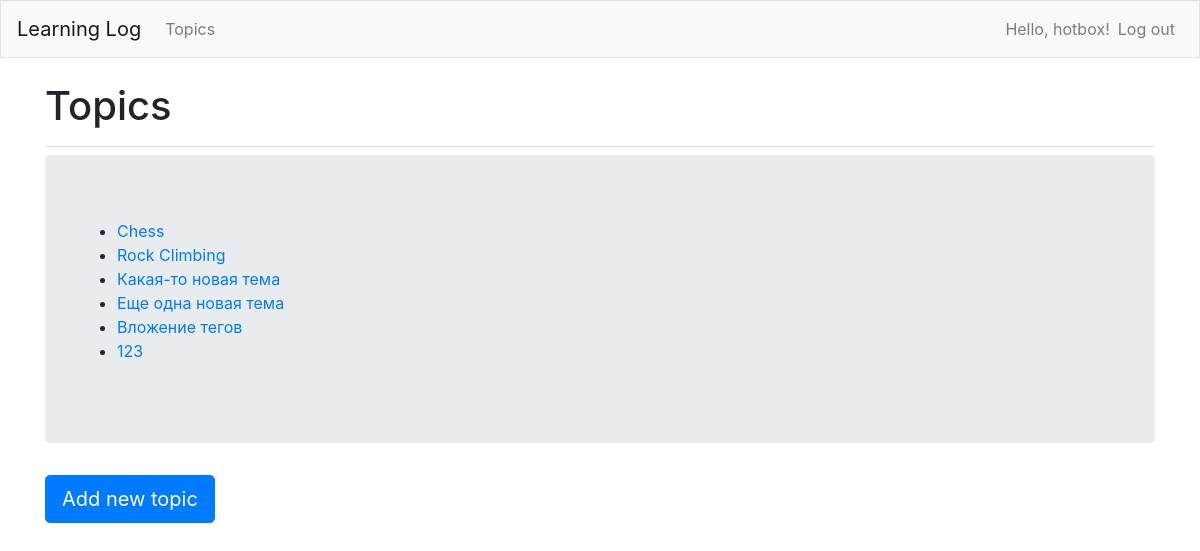
The app's page /topics/ (signed in), older data.
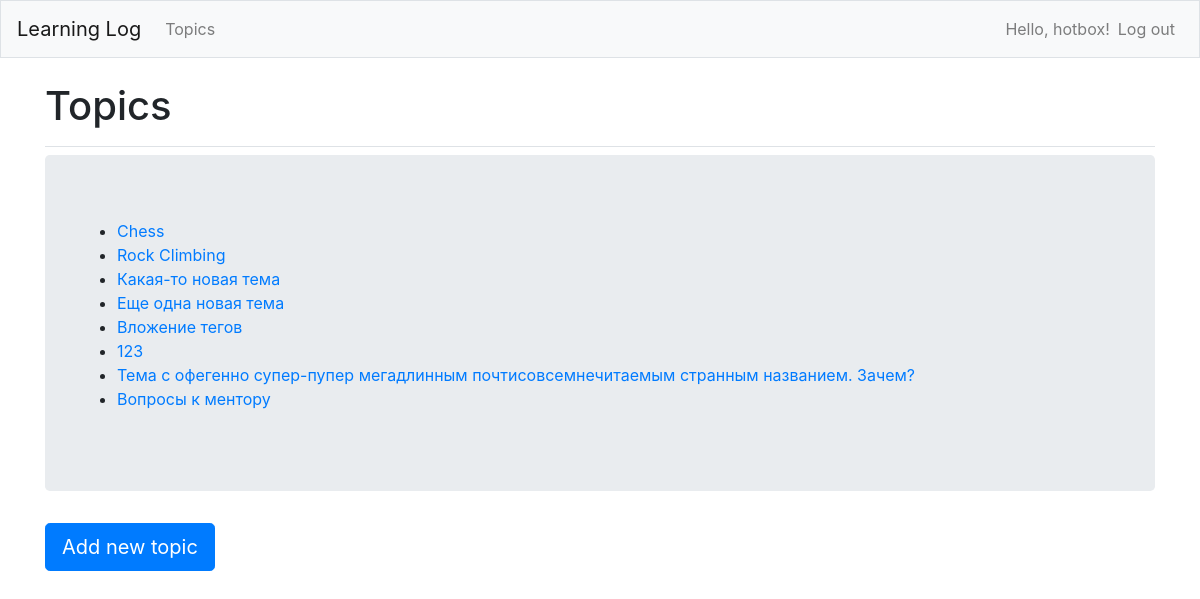
The same page, newer data.
### learning_logs/models.py (models this page shows)
class Topic(models.Model):
    text = models.CharField(max_length=200)
    date_added = models.DateTimeField(auto_now_add=True)
    owner = models.ForeignKey(User, on_delete=models.CASCADE)
    def __str__(self):
        return self.text

### learning_logs/views.py (the view)
# urls.py: path('topics/', views.topics, name='topics'),
@login_required
def topics(request):
    topics = Topic.objects.filter(owner=request.user).order_by('date_added')
    context = {"topics": topics}
    return render(request, 'learning_logs/topics.html', context)

### learning_logs/templates/learning_logs/topics.html
{% extends "learning_logs/base.html" %}
{% block page_header %}
<h1>Topics</h1>
{% endblock page_header %}
{% block content %}
    <div class="jumbotron">
    <ul>
        {% for topic in topics %}
        <li>
        <a href="{% url 'learning_logs:topic' topic.id %}">{{ topic }}</a>
        </li>
        {% empty %}
        <li><h5>No topics have been added yet.</h5></li>
        {% endfor %}
    </ul>
    </div>
    <a class="btn btn-lg btn-primary" role="button" href="{% url 'learning_logs:new_topic' %}">Add new topic</a>
{% endblock content %}

Row changes from the older to the newer data that the page shows:
added Topic: text "Тема с офегенно супер-пупер мегадлинным почтисовсемнечитаемым странным названием. Зачем?"
added Topic: text "Вопросы к ментору"
